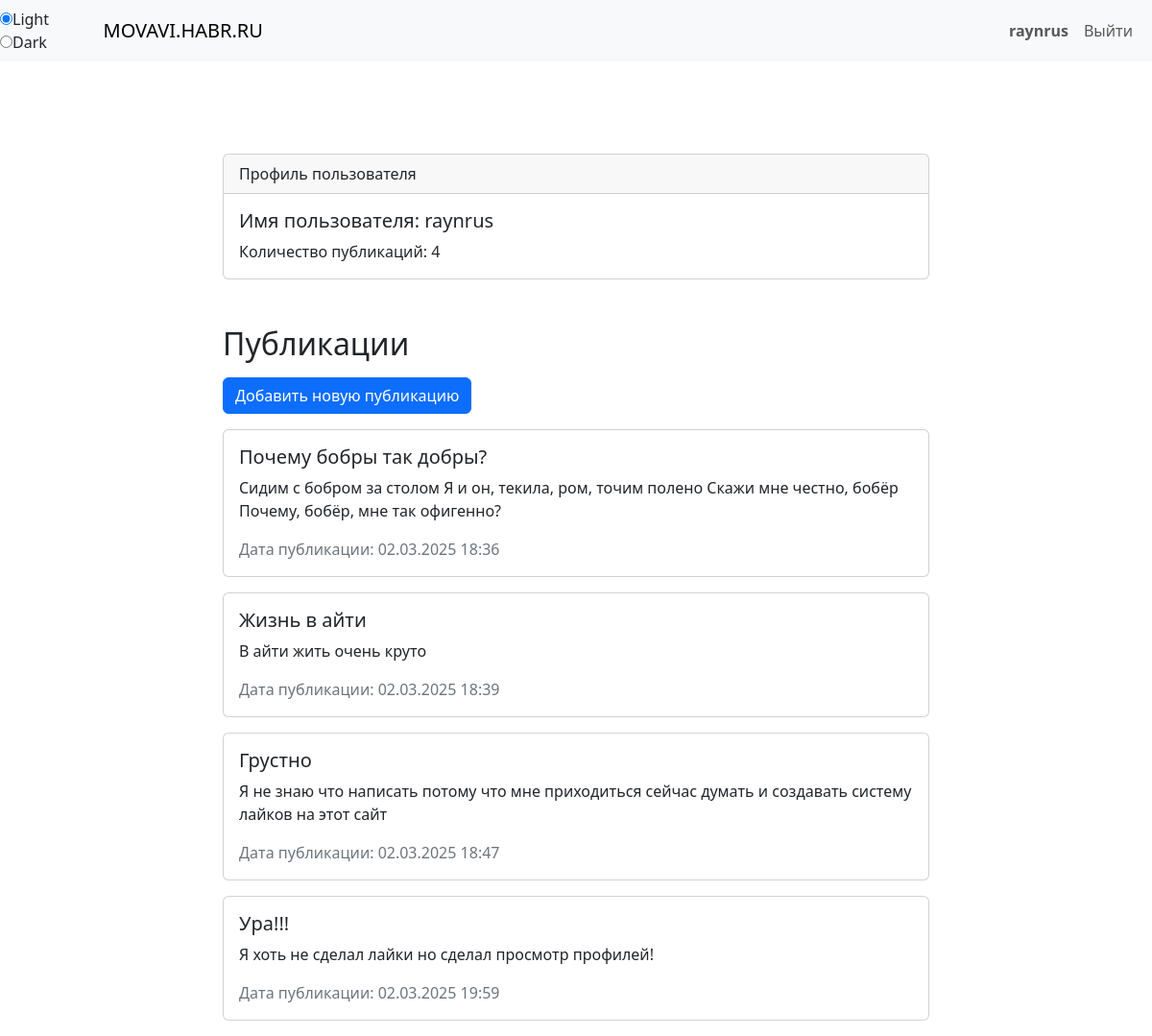
Screenshot of /profile (signed in) with the database file from the repository.
### tables this page shows
CREATE TABLE user (
        id INTEGER PRIMARY KEY,
        username TEXT UNIQUE,
        password TEXT
        );

CREATE TABLE post (
        id INTEGER PRIMARY KEY,
        title TEXT,
        text TEXT,
        at_publish TEXT,
        author_id INTEGER
        );

### main.py (the view)
@app.route("/profile", methods=["GET", "POST"])
def profile_page():
    username = session.get("username")
    user = User.get_user_by_username(username)
    if not username:
        return redirect("/login")
    if request.method == "GET":
        posts = Post.get_by_author(user.id)
        return render_template("profile.html", user=user, posts=posts)
    if request.method == "POST":
        title = request.form.get("title")
        text = request.form.get("text")
        Post.create(title, text, user.id)
        return redirect('/profile')

### post.py (called while the page is built)
    @staticmethod
    def get_by_author(author_id):
        SQL = "SELECT * FROM post WHERE author_id = ?"
        con = sqlite3.connect(db_name)
        q = con.execute(SQL, [author_id])
        data = q.fetchall()
        return [Post(*row) for row in data]

### user.py (called while the page is built)
    @staticmethod
    def get_user_by_username(username):
        SQL = """
            SELECT * FROM user
            WHERE username = ?
        """
        con = sqlite3.connect(db_name)
        q = con.execute(SQL, [username])
        data = q.fetchone()
        if not data:
            return None
        return User(*data)

### templates/profile.html (shortened to what this page needs)
{% extends 'base.html' %}
{% block content %}
<div class="row justify-content-center">
    <div class="col-md-8">
        <div class="card mt-5">
            <div class="card-header">
                Профиль пользователя
            </div>
            <div class="card-body">
                <h5 class="card-title">Имя пользователя: {{ user.username }}</h5>
                <p class="card-text">Количество публикаций: {{ posts|length }}</p>
            </div>
        </div>
    </div>
</div>
<div class="row justify-content-center mt-5">
    <div class="col-md-8">
        <h2 class="mb-3">Публикации</h2>
        <button type="button" class="btn btn-primary mb-3" data-bs-toggle="modal" data-bs-target="#newPublicationModal">
            Добавить новую публикацию
        </button>
        {% for post in posts %}
            <div class="card mb-3">
                <div class="card-body">
                    <h5 class="card-title">{{ post.title }}</h5>
                    <p class="card-text">{{ post.text }}</p>
                    <p class="card-text text-secondary"> Дата публикации: {{ post.at_publish }}</p>
                </div>
            </div>
        {% endfor %}
    </div>
</div>
{% endblock %}

### templates/base.html (shortened to what this page needs)
<!DOCTYPE html>
<html lang="en">
<head>
    <link rel="stylesheet" href="/static/css/style.css">
    <link href="https://cdn.jsdelivr.net/npm/bootstrap@5.3.3/dist/css/bootstrap.min.css" rel="stylesheet"
>
</head>
<body>
    <div class="wrapper">
        <header>
            <nav class="navbar navbar-expand-lg navbar-light bg-light">
                <div class="themes">
                    <label><input type="radio" class="theme" name="theme" value="light" checked>Light</label>
                    <label><input type="radio" class="theme" name="theme" value="dark">Dark</label>
                </div>
                <div class="container-fluid">
                    <a class="navbar-brand" href="/">MOVAVI.HABR.RU</a>
                    <div class="collapse navbar-collapse" id="navbarNav">
                        <ul class="navbar-nav ms-auto">
                           {% if user %}
                                <li class="nav-item">
                                    <a href="/profile" class="nav-link fw-bold">{{ user.username }}</a>
                                </li>
                                <li class="nav-item">
                                    <a class="nav-link" href="/logout">Выйти</a>
                                </li>
                            {% endif %}
                        </ul>
                    </div>
                </div>
            </nav>
        </header>
    </div>
    <div class="container mt-5">
        {% block content %}{% endblock %}
    </div>
</body>
</html>

### static/css/style.css (style rules this page uses)
body { background-color: var(--color-bg); color: var(--color-bg); }
.wrapper { max-width: 1200px; margin: 0 auto; }

### rows the page displays
user: username "raynrus"
post: title "Почему бобры так добры?", text "Сидим с бобром за столом Я и он, текила, ром, точим полено Скажи мне честно, бобёр Почему, бобёр, мне так офигенно?", at_publish "02.03.2025 18:36"
post: title "Жизнь в айти", text "В айти жить очень круто", at_publish "02.03.2025 18:39"
post: title "Грустно", text "Я не знаю что написать потому что мне приходиться сейчас думать и создавать систему лайков на этот сайт", at_publish "02.03.2025 18:47"
post: title "Ура!!!", text "Я хоть не сделал лайки но сделал просмотр профилей!", at_publish "02.03.2025 19:59"

### other values shown
{{ posts|length }} "4"
